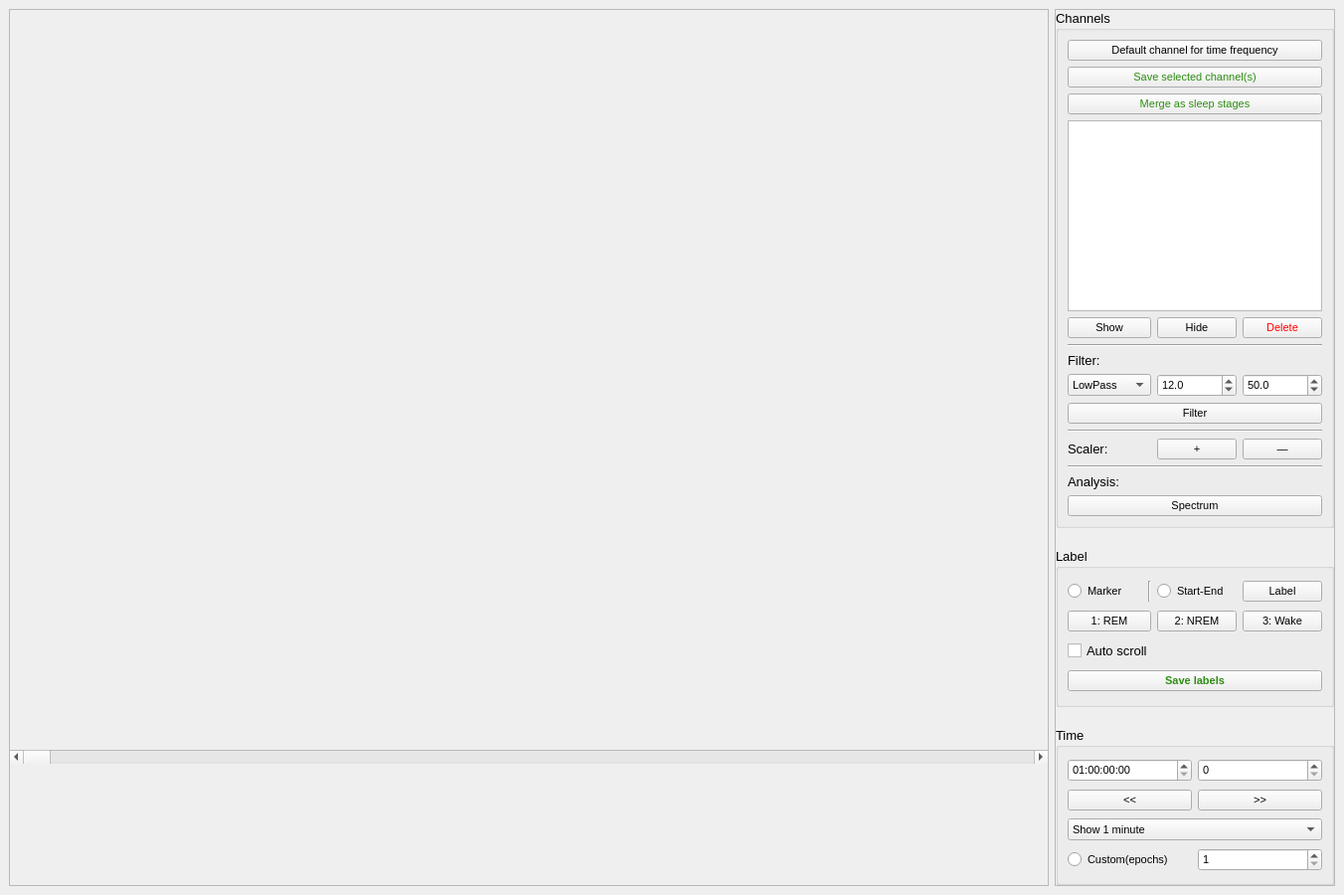
<?xml version="1.0" encoding="UTF-8"?>
<ui version="4.0">
 <class>sleep</class>
 <widget class="QMainWindow" name="sleep">
  <property name="geometry">
   <rect>
    <x>0</x>
    <y>0</y>
    <width>1352</width>
    <height>900</height>
   </rect>
  </property>
  <property name="sizePolicy">
   <sizepolicy hsizetype="Preferred" vsizetype="Preferred">
    <horstretch>0</horstretch>
    <verstretch>0</verstretch>
   </sizepolicy>
  </property>
  <property name="minimumSize">
   <size>
    <width>800</width>
    <height>900</height>
   </size>
  </property>
  <property name="windowTitle">
   <string>Sleep</string>
  </property>
  <widget class="QWidget" name="centralwidget">
   <property name="sizePolicy">
    <sizepolicy hsizetype="Preferred" vsizetype="Preferred">
     <horstretch>0</horstretch>
     <verstretch>0</verstretch>
    </sizepolicy>
   </property>
   <property name="minimumSize">
    <size>
     <width>0</width>
     <height>0</height>
    </size>
   </property>
   <layout class="QHBoxLayout" name="horizontalLayout">
    <item>
     <widget class="QFrame" name="frame">
      <property name="sizePolicy">
       <sizepolicy hsizetype="Preferred" vsizetype="Preferred">
        <horstretch>0</horstretch>
        <verstretch>0</verstretch>
       </sizepolicy>
      </property>
      <property name="frameShape">
       <enum>QFrame::StyledPanel</enum>
      </property>
      <property name="frameShadow">
       <enum>QFrame::Raised</enum>
      </property>
      <layout class="QVBoxLayout" name="verticalLayout">
       <property name="spacing">
        <number>2</number>
       </property>
       <property name="leftMargin">
        <number>0</number>
       </property>
       <property name="topMargin">
        <number>0</number>
       </property>
       <property name="rightMargin">
        <number>0</number>
       </property>
       <property name="bottomMargin">
        <number>0</number>
       </property>
       <item>
        <widget class="QScrollArea" name="signalScrollArea">
         <property name="sizePolicy">
          <sizepolicy hsizetype="Preferred" vsizetype="Preferred">
           <horstretch>0</horstretch>
           <verstretch>0</verstretch>
          </sizepolicy>
         </property>
         <property name="minimumSize">
          <size>
           <width>0</width>
           <height>550</height>
          </size>
         </property>
         <property name="maximumSize">
          <size>
           <width>16777215</width>
           <height>16777215</height>
          </size>
         </property>
         <property name="focusPolicy">
          <enum>Qt::NoFocus</enum>
         </property>
         <property name="autoFillBackground">
          <bool>true</bool>
         </property>
         <property name="frameShape">
          <enum>QFrame::NoFrame</enum>
         </property>
         <property name="frameShadow">
          <enum>QFrame::Sunken</enum>
         </property>
         <property name="lineWidth">
          <number>0</number>
         </property>
         <property name="widgetResizable">
          <bool>true</bool>
         </property>
         <widget class="QWidget" name="scrollAreaWidgetContents">
          <property name="geometry">
           <rect>
            <x>0</x>
            <y>0</y>
            <width>1048</width>
            <height>739</height>
           </rect>
          </property>
          <layout class="QVBoxLayout" name="verticalLayout_6"/>
         </widget>
        </widget>
       </item>
       <item>
        <widget class="QScrollBar" name="timeSlider">
         <property name="sizePolicy">
          <sizepolicy hsizetype="Minimum" vsizetype="Fixed">
           <horstretch>0</horstretch>
           <verstretch>0</verstretch>
          </sizepolicy>
         </property>
         <property name="minimumSize">
          <size>
           <width>0</width>
           <height>0</height>
          </size>
         </property>
         <property name="sizeIncrement">
          <size>
           <width>0</width>
           <height>0</height>
          </size>
         </property>
         <property name="font">
          <font>
           <family>Arial</family>
           <pointsize>10</pointsize>
          </font>
         </property>
         <property name="mouseTracking">
          <bool>false</bool>
         </property>
         <property name="maximum">
          <number>999999999</number>
         </property>
         <property name="tracking">
          <bool>false</bool>
         </property>
         <property name="orientation">
          <enum>Qt::Horizontal</enum>
         </property>
         <property name="invertedAppearance">
          <bool>false</bool>
         </property>
        </widget>
       </item>
       <item>
        <widget class="QScrollArea" name="sleepStageArea">
         <property name="sizePolicy">
          <sizepolicy hsizetype="Preferred" vsizetype="Preferred">
           <horstretch>0</horstretch>
           <verstretch>0</verstretch>
          </sizepolicy>
         </property>
         <property name="minimumSize">
          <size>
           <width>0</width>
           <height>120</height>
          </size>
         </property>
         <property name="maximumSize">
          <size>
           <width>16777215</width>
           <height>120</height>
          </size>
         </property>
         <property name="frameShape">
          <enum>QFrame::NoFrame</enum>
         </property>
         <property name="widgetResizable">
          <bool>true</bool>
         </property>
         <widget class="QWidget" name="scrollAreaWidgetContents_2">
          <property name="geometry">
           <rect>
            <x>0</x>
            <y>0</y>
            <width>1048</width>
            <height>120</height>
           </rect>
          </property>
          <layout class="QVBoxLayout" name="verticalLayout_7"/>
         </widget>
        </widget>
       </item>
      </layout>
     </widget>
    </item>
    <item>
     <widget class="QFrame" name="frame_2">
      <property name="sizePolicy">
       <sizepolicy hsizetype="Maximum" vsizetype="Preferred">
        <horstretch>0</horstretch>
        <verstretch>0</verstretch>
       </sizepolicy>
      </property>
      <property name="minimumSize">
       <size>
        <width>0</width>
        <height>0</height>
       </size>
      </property>
      <property name="maximumSize">
       <size>
        <width>16777215</width>
        <height>16777215</height>
       </size>
      </property>
      <property name="font">
       <font>
        <family>Arial</family>
        <pointsize>10</pointsize>
       </font>
      </property>
      <property name="focusPolicy">
       <enum>Qt::NoFocus</enum>
      </property>
      <property name="contextMenuPolicy">
       <enum>Qt::DefaultContextMenu</enum>
      </property>
      <property name="styleSheet">
       <string notr="true"/>
      </property>
      <property name="frameShape">
       <enum>QFrame::StyledPanel</enum>
      </property>
      <property name="frameShadow">
       <enum>QFrame::Raised</enum>
      </property>
      <layout class="QVBoxLayout" name="verticalLayout_2">
       <property name="spacing">
        <number>20</number>
       </property>
       <property name="leftMargin">
        <number>0</number>
       </property>
       <property name="topMargin">
        <number>0</number>
       </property>
       <property name="rightMargin">
        <number>0</number>
       </property>
       <property name="bottomMargin">
        <number>0</number>
       </property>
       <item>
        <widget class="QGroupBox" name="channelGroup">
         <property name="sizePolicy">
          <sizepolicy hsizetype="Preferred" vsizetype="Preferred">
           <horstretch>0</horstretch>
           <verstretch>0</verstretch>
          </sizepolicy>
         </property>
         <property name="font">
          <font>
           <family>Arial</family>
           <pointsize>10</pointsize>
          </font>
         </property>
         <property name="focusPolicy">
          <enum>Qt::TabFocus</enum>
         </property>
         <property name="autoFillBackground">
          <bool>true</bool>
         </property>
         <property name="title">
          <string>Channels</string>
         </property>
         <layout class="QGridLayout" name="gridLayout_5" columnstretch="0,0,0,0,0">
          <property name="sizeConstraint">
           <enum>QLayout::SetDefaultConstraint</enum>
          </property>
          <item row="21" column="0" colspan="5">
           <widget class="QPushButton" name="spectrumBt">
            <property name="font">
             <font>
              <family>Microsoft JhengHei UI</family>
              <pointsize>8</pointsize>
             </font>
            </property>
            <property name="toolTip">
             <string>&lt;html&gt;&lt;head/&gt;&lt;body&gt;&lt;p&gt;S&lt;/p&gt;&lt;/body&gt;&lt;/html&gt;</string>
            </property>
            <property name="text">
             <string>Spectrum</string>
            </property>
            <property name="shortcut">
             <string>S</string>
            </property>
           </widget>
          </item>
          <item row="10" column="4">
           <widget class="QDoubleSpinBox" name="hzHighEdit">
            <property name="font">
             <font>
              <family>Microsoft JhengHei UI</family>
              <pointsize>8</pointsize>
             </font>
            </property>
            <property name="keyboardTracking">
             <bool>false</bool>
            </property>
            <property name="decimals">
             <number>1</number>
            </property>
            <property name="minimum">
             <double>0.200000000000000</double>
            </property>
            <property name="maximum">
             <double>1000.000000000000000</double>
            </property>
            <property name="value">
             <double>50.000000000000000</double>
            </property>
           </widget>
          </item>
          <item row="14" column="0" colspan="5">
           <widget class="QPushButton" name="filterBt">
            <property name="font">
             <font>
              <family>Microsoft JhengHei UI</family>
              <pointsize>8</pointsize>
             </font>
            </property>
            <property name="toolTip">
             <string>&lt;html&gt;&lt;head/&gt;&lt;body&gt;&lt;p&gt;F&lt;/p&gt;&lt;/body&gt;&lt;/html&gt;</string>
            </property>
            <property name="text">
             <string>Filter</string>
            </property>
            <property name="shortcut">
             <string>F</string>
            </property>
           </widget>
          </item>
          <item row="16" column="4">
           <widget class="QPushButton" name="reductionBt">
            <property name="font">
             <font>
              <family>Microsoft JhengHei UI</family>
              <pointsize>8</pointsize>
             </font>
            </property>
            <property name="toolTip">
             <string>&lt;html&gt;&lt;head/&gt;&lt;body&gt;&lt;p&gt;Down&lt;/p&gt;&lt;/body&gt;&lt;/html&gt;</string>
            </property>
            <property name="text">
             <string>—</string>
            </property>
            <property name="shortcut">
             <string>Down</string>
            </property>
           </widget>
          </item>
          <item row="9" column="0" colspan="2">
           <widget class="QLabel" name="label_3">
            <property name="text">
             <string>Filter:</string>
            </property>
           </widget>
          </item>
          <item row="19" column="0" colspan="5">
           <widget class="Line" name="line_5">
            <property name="orientation">
             <enum>Qt::Horizontal</enum>
            </property>
           </widget>
          </item>
          <item row="4" column="3">
           <widget class="QPushButton" name="channelHideBt">
            <property name="font">
             <font>
              <family>Microsoft JhengHei UI</family>
              <pointsize>8</pointsize>
             </font>
            </property>
            <property name="text">
             <string>Hide</string>
            </property>
           </widget>
          </item>
          <item row="0" column="0" colspan="5">
           <widget class="QPushButton" name="defaultTFBt">
            <property name="font">
             <font>
              <family>Microsoft JhengHei UI</family>
              <pointsize>8</pointsize>
             </font>
            </property>
            <property name="text">
             <string>Default channel for time frequency</string>
            </property>
           </widget>
          </item>
          <item row="10" column="3">
           <widget class="QDoubleSpinBox" name="hzLowEdit">
            <property name="font">
             <font>
              <family>Microsoft JhengHei UI</family>
              <pointsize>8</pointsize>
             </font>
            </property>
            <property name="decimals">
             <number>1</number>
            </property>
            <property name="minimum">
             <double>0.100000000000000</double>
            </property>
            <property name="value">
             <double>12.000000000000000</double>
            </property>
           </widget>
          </item>
          <item row="3" column="0" colspan="5">
           <widget class="QListView" name="channelList">
            <property name="sizePolicy">
             <sizepolicy hsizetype="Preferred" vsizetype="Preferred">
              <horstretch>0</horstretch>
              <verstretch>0</verstretch>
             </sizepolicy>
            </property>
            <property name="font">
             <font>
              <family>Microsoft JhengHei UI</family>
              <pointsize>8</pointsize>
             </font>
            </property>
            <property name="selectionMode">
             <enum>QAbstractItemView::ExtendedSelection</enum>
            </property>
           </widget>
          </item>
          <item row="16" column="0" colspan="2">
           <widget class="QLabel" name="label_4">
            <property name="text">
             <string>Scaler:</string>
            </property>
           </widget>
          </item>
          <item row="8" column="0" colspan="5">
           <widget class="Line" name="line_3">
            <property name="orientation">
             <enum>Qt::Horizontal</enum>
            </property>
           </widget>
          </item>
          <item row="15" column="0" colspan="5">
           <widget class="Line" name="line_4">
            <property name="orientation">
             <enum>Qt::Horizontal</enum>
            </property>
           </widget>
          </item>
          <item row="4" column="0" colspan="3">
           <widget class="QPushButton" name="channelShowBt">
            <property name="font">
             <font>
              <family>Microsoft JhengHei UI</family>
              <pointsize>8</pointsize>
             </font>
            </property>
            <property name="text">
             <string>Show</string>
            </property>
           </widget>
          </item>
          <item row="4" column="4">
           <widget class="QPushButton" name="channelDeleteBt">
            <property name="font">
             <font>
              <family>Microsoft JhengHei UI</family>
              <pointsize>8</pointsize>
             </font>
            </property>
            <property name="autoFillBackground">
             <bool>false</bool>
            </property>
            <property name="styleSheet">
             <string notr="true">QPushButton {
	color: red;
}</string>
            </property>
            <property name="text">
             <string>Delete</string>
            </property>
           </widget>
          </item>
          <item row="10" column="0" colspan="3">
           <widget class="QComboBox" name="passSelecter">
            <property name="font">
             <font>
              <family>Microsoft JhengHei UI</family>
              <pointsize>8</pointsize>
             </font>
            </property>
            <item>
             <property name="text">
              <string>LowPass</string>
             </property>
            </item>
            <item>
             <property name="text">
              <string>HighPass</string>
             </property>
            </item>
            <item>
             <property name="text">
              <string>BandPass</string>
             </property>
            </item>
           </widget>
          </item>
          <item row="16" column="3">
           <widget class="QPushButton" name="amplifyBt">
            <property name="font">
             <font>
              <family>Microsoft JhengHei UI</family>
              <pointsize>8</pointsize>
             </font>
            </property>
            <property name="toolTip">
             <string>&lt;html&gt;&lt;head/&gt;&lt;body&gt;&lt;p&gt;Up&lt;/p&gt;&lt;/body&gt;&lt;/html&gt;</string>
            </property>
            <property name="text">
             <string>+</string>
            </property>
            <property name="shortcut">
             <string>Up</string>
            </property>
           </widget>
          </item>
          <item row="20" column="0" colspan="2">
           <widget class="QLabel" name="label_5">
            <property name="text">
             <string>Analysis:</string>
            </property>
           </widget>
          </item>
          <item row="2" column="0" colspan="5">
           <widget class="QPushButton" name="saveSleepStageDataBt">
            <property name="font">
             <font>
              <family>Microsoft JhengHei UI</family>
              <pointsize>8</pointsize>
             </font>
            </property>
            <property name="styleSheet">
             <string notr="true">QPushButton {
	color: rgb(46, 141, 19);
}</string>
            </property>
            <property name="text">
             <string>Merge as sleep stages</string>
            </property>
           </widget>
          </item>
          <item row="1" column="0" colspan="5">
           <widget class="QPushButton" name="saveDataBt">
            <property name="font">
             <font>
              <family>Microsoft YaHei UI</family>
              <pointsize>8</pointsize>
             </font>
            </property>
            <property name="styleSheet">
             <string notr="true">QPushButton {
	color: rgb(46, 141, 19);
}</string>
            </property>
            <property name="text">
             <string>Save selected channel(s)</string>
            </property>
           </widget>
          </item>
         </layout>
        </widget>
       </item>
       <item>
        <widget class="QGroupBox" name="groupBox_3">
         <property name="autoFillBackground">
          <bool>true</bool>
         </property>
         <property name="title">
          <string>Label</string>
         </property>
         <layout class="QGridLayout" name="gridLayout">
          <item row="0" column="0">
           <widget class="QRadioButton" name="markerRadio">
            <property name="font">
             <font>
              <family>Microsoft JhengHei UI</family>
              <pointsize>8</pointsize>
             </font>
            </property>
            <property name="toolTip">
             <string>&lt;html&gt;&lt;head/&gt;&lt;body&gt;&lt;p&gt;Q&lt;/p&gt;&lt;/body&gt;&lt;/html&gt;</string>
            </property>
            <property name="text">
             <string>Marker</string>
            </property>
            <property name="shortcut">
             <string>Q</string>
            </property>
           </widget>
          </item>
          <item row="0" column="2">
           <widget class="QRadioButton" name="startEndRadio">
            <property name="font">
             <font>
              <family>Microsoft JhengHei UI</family>
              <pointsize>8</pointsize>
             </font>
            </property>
            <property name="toolTip">
             <string>&lt;html&gt;&lt;head/&gt;&lt;body&gt;&lt;p&gt;W&lt;/p&gt;&lt;/body&gt;&lt;/html&gt;</string>
            </property>
            <property name="text">
             <string>Start-End</string>
            </property>
            <property name="shortcut">
             <string>W</string>
            </property>
           </widget>
          </item>
          <item row="3" column="3">
           <widget class="QPushButton" name="wakeBt">
            <property name="font">
             <font>
              <family>Microsoft JhengHei UI</family>
              <pointsize>8</pointsize>
             </font>
            </property>
            <property name="toolTip">
             <string>&lt;html&gt;&lt;head/&gt;&lt;body&gt;&lt;p&gt;NUM3&lt;/p&gt;&lt;/body&gt;&lt;/html&gt;</string>
            </property>
            <property name="text">
             <string>3: Wake</string>
            </property>
            <property name="shortcut">
             <string>3</string>
            </property>
           </widget>
          </item>
          <item row="3" column="2">
           <widget class="QPushButton" name="nremBt">
            <property name="font">
             <font>
              <family>Microsoft JhengHei UI</family>
              <pointsize>8</pointsize>
             </font>
            </property>
            <property name="toolTip">
             <string>&lt;html&gt;&lt;head/&gt;&lt;body&gt;&lt;p&gt;NUM2&lt;/p&gt;&lt;/body&gt;&lt;/html&gt;</string>
            </property>
            <property name="text">
             <string>2: NREM</string>
            </property>
            <property name="shortcut">
             <string>2</string>
            </property>
           </widget>
          </item>
          <item row="7" column="0" colspan="4">
           <widget class="QPushButton" name="saveBt">
            <property name="font">
             <font>
              <family>Microsoft JhengHei UI</family>
              <pointsize>8</pointsize>
              <weight>75</weight>
              <bold>true</bold>
             </font>
            </property>
            <property name="toolTip">
             <string>&lt;html&gt;&lt;head/&gt;&lt;body&gt;&lt;p&gt;&lt;span style=&quot; font-weight:400;&quot;&gt;CTRL+S&lt;/span&gt;&lt;/p&gt;&lt;/body&gt;&lt;/html&gt;</string>
            </property>
            <property name="styleSheet">
             <string notr="true">QPushButton {
	color: rgb(46, 141, 19);
}</string>
            </property>
            <property name="text">
             <string>Save labels</string>
            </property>
            <property name="shortcut">
             <string>Ctrl+S</string>
            </property>
           </widget>
          </item>
          <item row="6" column="0" colspan="4">
           <widget class="QCheckBox" name="autoScrollCheckBox">
            <property name="text">
             <string>Auto scroll</string>
            </property>
            <property name="shortcut">
             <string>A</string>
            </property>
           </widget>
          </item>
          <item row="0" column="1">
           <widget class="Line" name="line">
            <property name="orientation">
             <enum>Qt::Vertical</enum>
            </property>
           </widget>
          </item>
          <item row="3" column="0" colspan="2">
           <widget class="QPushButton" name="remBt">
            <property name="font">
             <font>
              <family>Microsoft JhengHei UI</family>
              <pointsize>8</pointsize>
             </font>
            </property>
            <property name="toolTip">
             <string>&lt;html&gt;&lt;head/&gt;&lt;body&gt;&lt;p&gt;NUM1&lt;/p&gt;&lt;/body&gt;&lt;/html&gt;</string>
            </property>
            <property name="text">
             <string>1: REM</string>
            </property>
            <property name="shortcut">
             <string>1</string>
            </property>
           </widget>
          </item>
          <item row="0" column="3">
           <widget class="QPushButton" name="labelBt">
            <property name="font">
             <font>
              <family>Microsoft JhengHei UI</family>
              <pointsize>8</pointsize>
             </font>
            </property>
            <property name="toolTip">
             <string>&lt;html&gt;&lt;head/&gt;&lt;body&gt;&lt;p&gt;L&lt;/p&gt;&lt;/body&gt;&lt;/html&gt;</string>
            </property>
            <property name="text">
             <string>Label</string>
            </property>
            <property name="shortcut">
             <string>L</string>
            </property>
           </widget>
          </item>
         </layout>
        </widget>
       </item>
       <item>
        <widget class="QGroupBox" name="groupBox">
         <property name="sizePolicy">
          <sizepolicy hsizetype="Preferred" vsizetype="Preferred">
           <horstretch>0</horstretch>
           <verstretch>0</verstretch>
          </sizepolicy>
         </property>
         <property name="minimumSize">
          <size>
           <width>0</width>
           <height>0</height>
          </size>
         </property>
         <property name="autoFillBackground">
          <bool>true</bool>
         </property>
         <property name="title">
          <string>Time</string>
         </property>
         <layout class="QGridLayout" name="gridLayout_3">
          <item row="0" column="1">
           <widget class="QSpinBox" name="secTimeEdit">
            <property name="font">
             <font>
              <family>Microsoft JhengHei UI</family>
              <pointsize>8</pointsize>
             </font>
            </property>
            <property name="keyboardTracking">
             <bool>false</bool>
            </property>
            <property name="maximum">
             <number>999999996</number>
            </property>
           </widget>
          </item>
          <item row="0" column="0">
           <widget class="QDateTimeEdit" name="dateTimeEdit">
            <property name="font">
             <font>
              <family>Microsoft JhengHei UI</family>
              <pointsize>8</pointsize>
             </font>
            </property>
            <property name="keyboardTracking">
             <bool>false</bool>
            </property>
            <property name="currentSection">
             <enum>QDateTimeEdit::DaySection</enum>
            </property>
            <property name="displayFormat">
             <string>dd:HH:mm:ss</string>
            </property>
            <property name="calendarPopup">
             <bool>false</bool>
            </property>
            <property name="currentSectionIndex">
             <number>0</number>
            </property>
            <property name="timeSpec">
             <enum>Qt::LocalTime</enum>
            </property>
           </widget>
          </item>
          <item row="6" column="1">
           <widget class="QSpinBox" name="epochShow">
            <property name="font">
             <font>
              <family>Microsoft JhengHei UI</family>
              <pointsize>8</pointsize>
             </font>
            </property>
            <property name="keyboardTracking">
             <bool>false</bool>
            </property>
            <property name="minimum">
             <number>1</number>
            </property>
           </widget>
          </item>
          <item row="6" column="0">
           <widget class="QRadioButton" name="epochCustomRadio">
            <property name="font">
             <font>
              <family>Microsoft JhengHei UI</family>
              <pointsize>8</pointsize>
             </font>
            </property>
            <property name="text">
             <string>Custom(epochs)</string>
            </property>
           </widget>
          </item>
          <item row="4" column="0" colspan="2">
           <widget class="QComboBox" name="epochSelector">
            <property name="font">
             <font>
              <family>Microsoft JhengHei UI</family>
              <pointsize>8</pointsize>
             </font>
            </property>
            <property name="currentIndex">
             <number>0</number>
            </property>
            <item>
             <property name="text">
              <string>Show 1 minute</string>
             </property>
            </item>
            <item>
             <property name="text">
              <string>Show 5 minutes</string>
             </property>
            </item>
            <item>
             <property name="text">
              <string>Show 1 epoch</string>
             </property>
            </item>
            <item>
             <property name="text">
              <string>Show 3 epochs</string>
             </property>
            </item>
            <item>
             <property name="text">
              <string>Show 5 epochs </string>
             </property>
            </item>
            <item>
             <property name="text">
              <string>Show 9 epochs</string>
             </property>
            </item>
            <item>
             <property name="text">
              <string>Show 30 seconds</string>
             </property>
            </item>
            <item>
             <property name="text">
              <string>Show 30 minutes</string>
             </property>
            </item>
            <item>
             <property name="text">
              <string>Show 1 hour</string>
             </property>
            </item>
           </widget>
          </item>
          <item row="3" column="0">
           <widget class="QPushButton" name="previousWinBt">
            <property name="font">
             <font>
              <family>Microsoft JhengHei UI</family>
              <pointsize>8</pointsize>
             </font>
            </property>
            <property name="toolTip">
             <string>&lt;html&gt;&lt;head/&gt;&lt;body&gt;&lt;p&gt;Left&lt;/p&gt;&lt;/body&gt;&lt;/html&gt;</string>
            </property>
            <property name="text">
             <string>&lt;&lt;</string>
            </property>
            <property name="shortcut">
             <string>Left</string>
            </property>
           </widget>
          </item>
          <item row="3" column="1">
           <widget class="QPushButton" name="nextWinBt">
            <property name="font">
             <font>
              <family>Microsoft JhengHei UI</family>
              <pointsize>8</pointsize>
             </font>
            </property>
            <property name="toolTip">
             <string>&lt;html&gt;&lt;head/&gt;&lt;body&gt;&lt;p&gt;Right&lt;/p&gt;&lt;/body&gt;&lt;/html&gt;</string>
            </property>
            <property name="text">
             <string>&gt;&gt;</string>
            </property>
            <property name="shortcut">
             <string>Right</string>
            </property>
           </widget>
          </item>
         </layout>
        </widget>
       </item>
      </layout>
     </widget>
    </item>
   </layout>
  </widget>
 </widget>
 <resources/>
 <connections/>
</ui>
